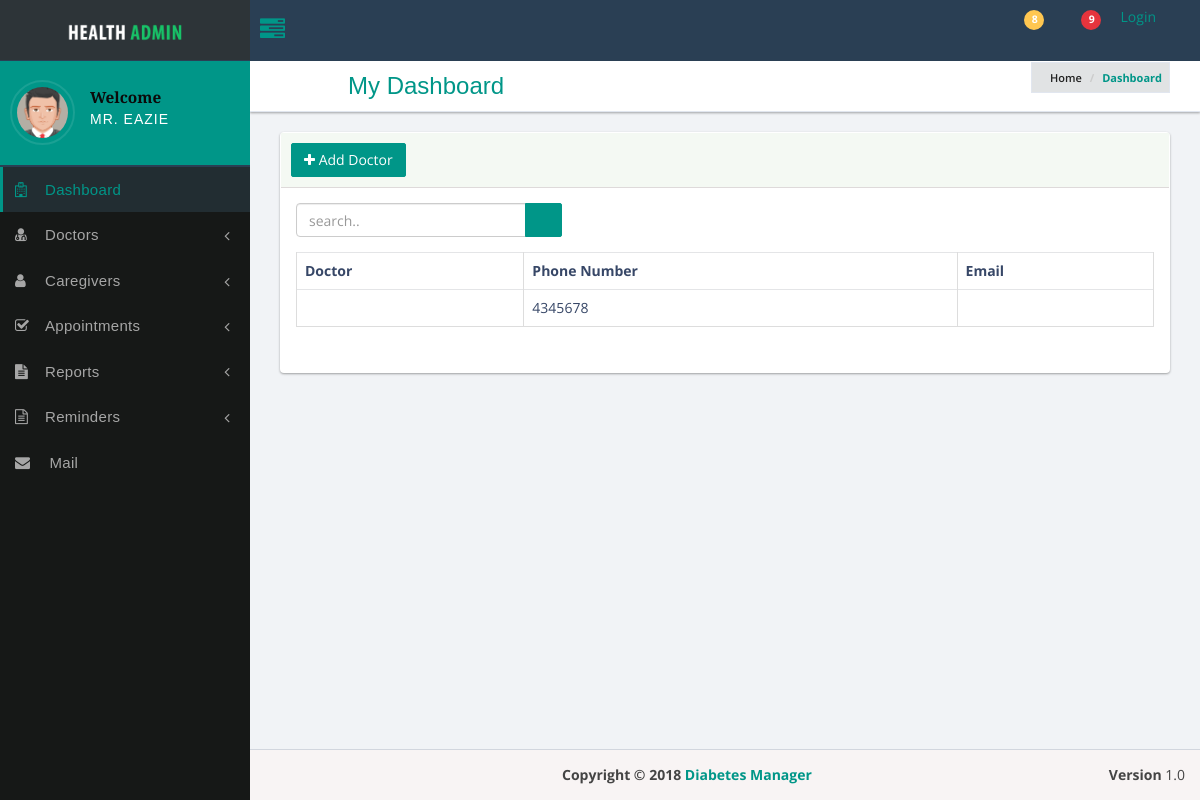
Before: /doctorlist with the older database file.
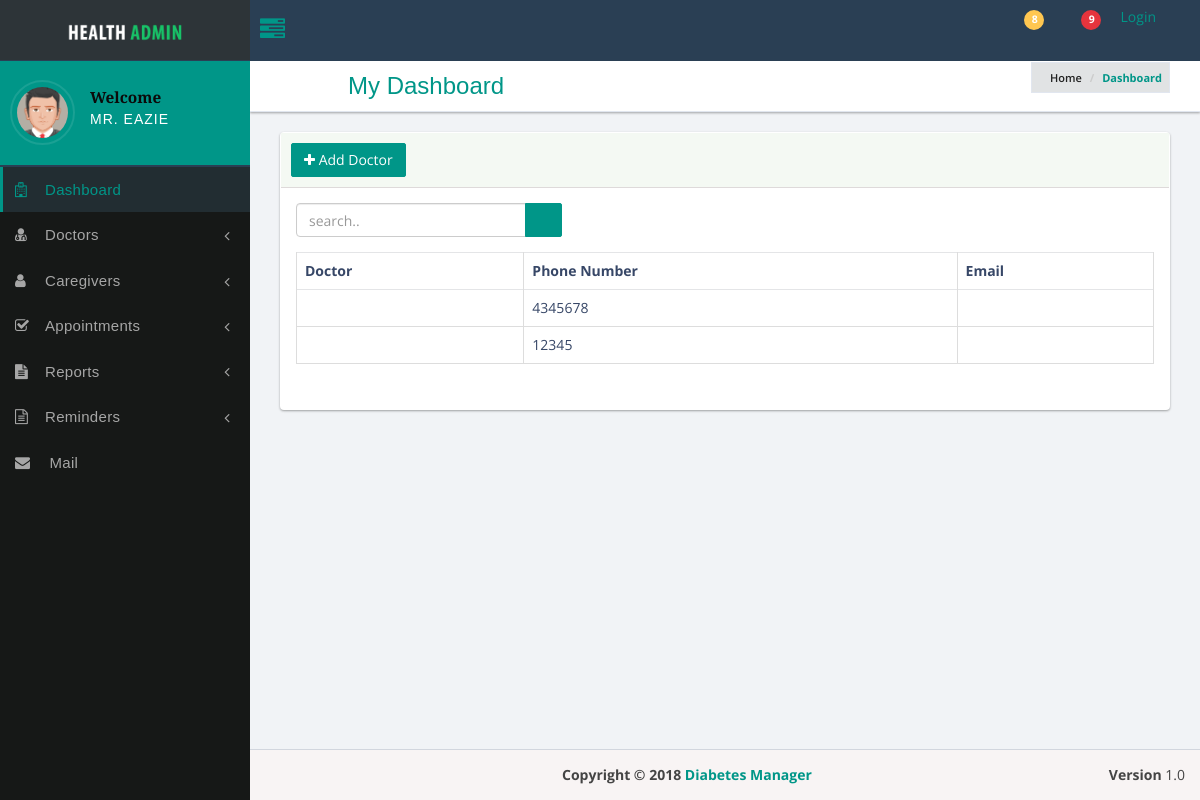
After: the same page with the newer database file.
### diabetes/models.py (models this page shows, shortened)
class Doctor(models.Model):
	user = models.OneToOneField(User, on_delete=models.CASCADE)
	phone = models.CharField(max_length = 20)
	notes = models.CharField(max_length = 1000)
	patients = models.ManyToManyField(Profile, related_name='doctors',blank = True)

### diabetes/views.py (the view)
# urls.py: url(r'^doctorlist', views.doctor_list, name = 'doctor_list'),
def doctor_list(request):
        doctors =	Doctor.objects.all
        return render(request, 'diabetes/doctors.html', {'doctors' : doctors})

### diabetes/templates/diabetes/doctors.html
{% extends 'diabetes/base.html' %}
{% block content %}
<div class="row">
    <div class="col-sm-12">
        <div class="panel panel-bd lobidrag">
            <div class="panel-heading">
                <div class="btn-group">
                    <a class="btn btn-success" href="app-list.html#"> <i class="fa fa-plus"></i>  Add Doctor</a>
                </div>
            </div>
            <div class="panel-body">
                <div class="row">
                    <div class="panel-header">
                        <div class="col-sm-4">
                        <div class="dataTables_length" id="example_length">
                            <div class="input-group custom-search-form">
                                <input type="search" class="form-control" placeholder="search..">
                                <span class="input-group-btn">
                                    <button class="btn btn-primary" type="button">
                                        <span class="glyphicon glyphicon-search"></span>
                                    </button>
                                </span>
                            </div>
                        </div>
                    </div>
                </div>
            </div>
            <div class="table-responsive">
                <table class="table table-bordered table-hover">
                    <thead>
                        <tr>
                            <th>Doctor</th>
                            <th>Phone Number</th>
                            <th>Email</th>
                        </tr>
                    </thead>
                    <tbody>
                        {% for doctor in doctors %}
                            <tr>
                            <td>{{doctor.name}}</td>
                            <td>{{doctor.phone}}</td>
                            <td>{{doctor.email}}</td>
                        </tr>
                        {% endfor %}
                    </tbody>
                </table>
            </div>
        </div>
    </div>
</div>
</div>
{% endblock %}

Changed rows visible on the page:
added Doctor: phone "12345"
